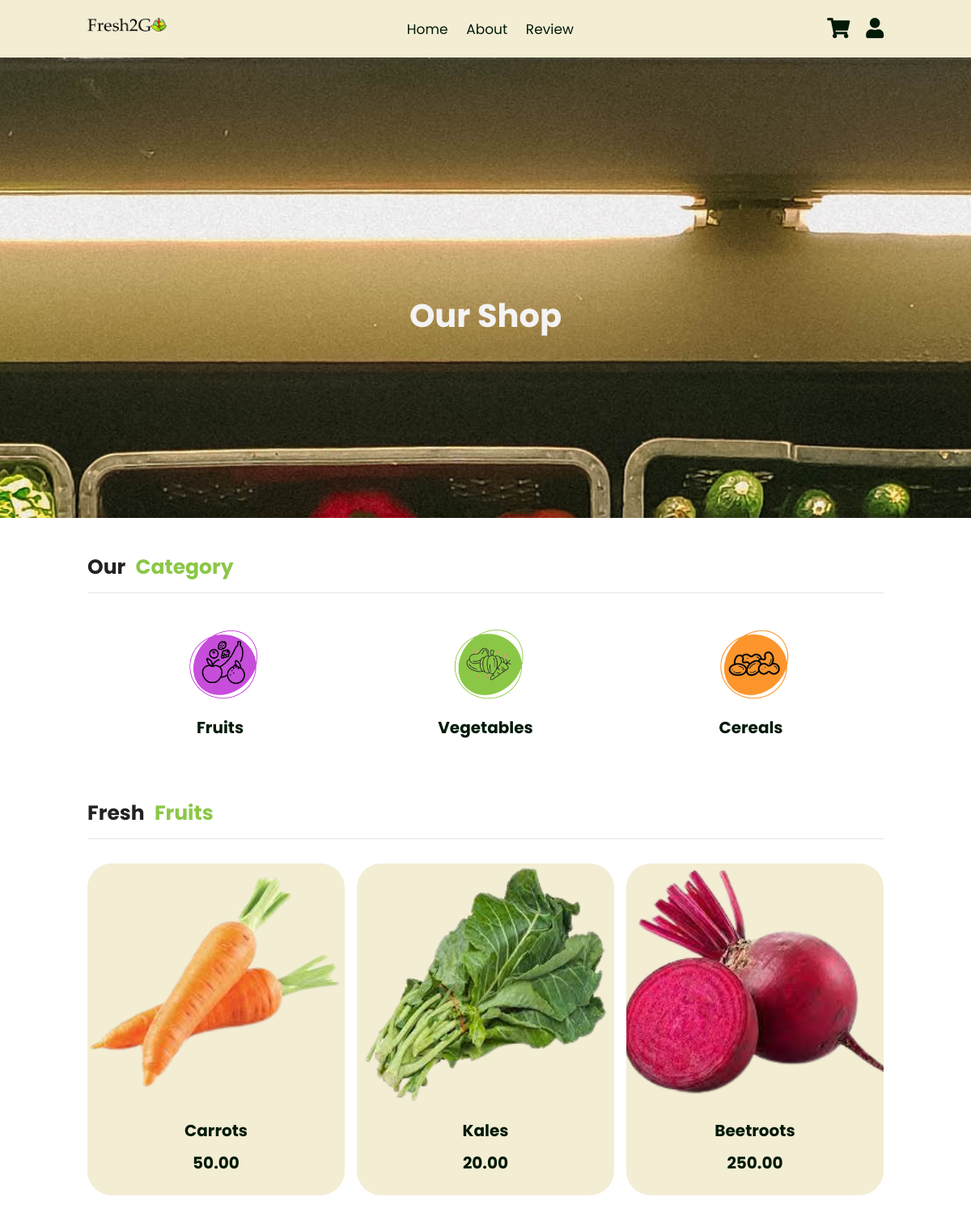
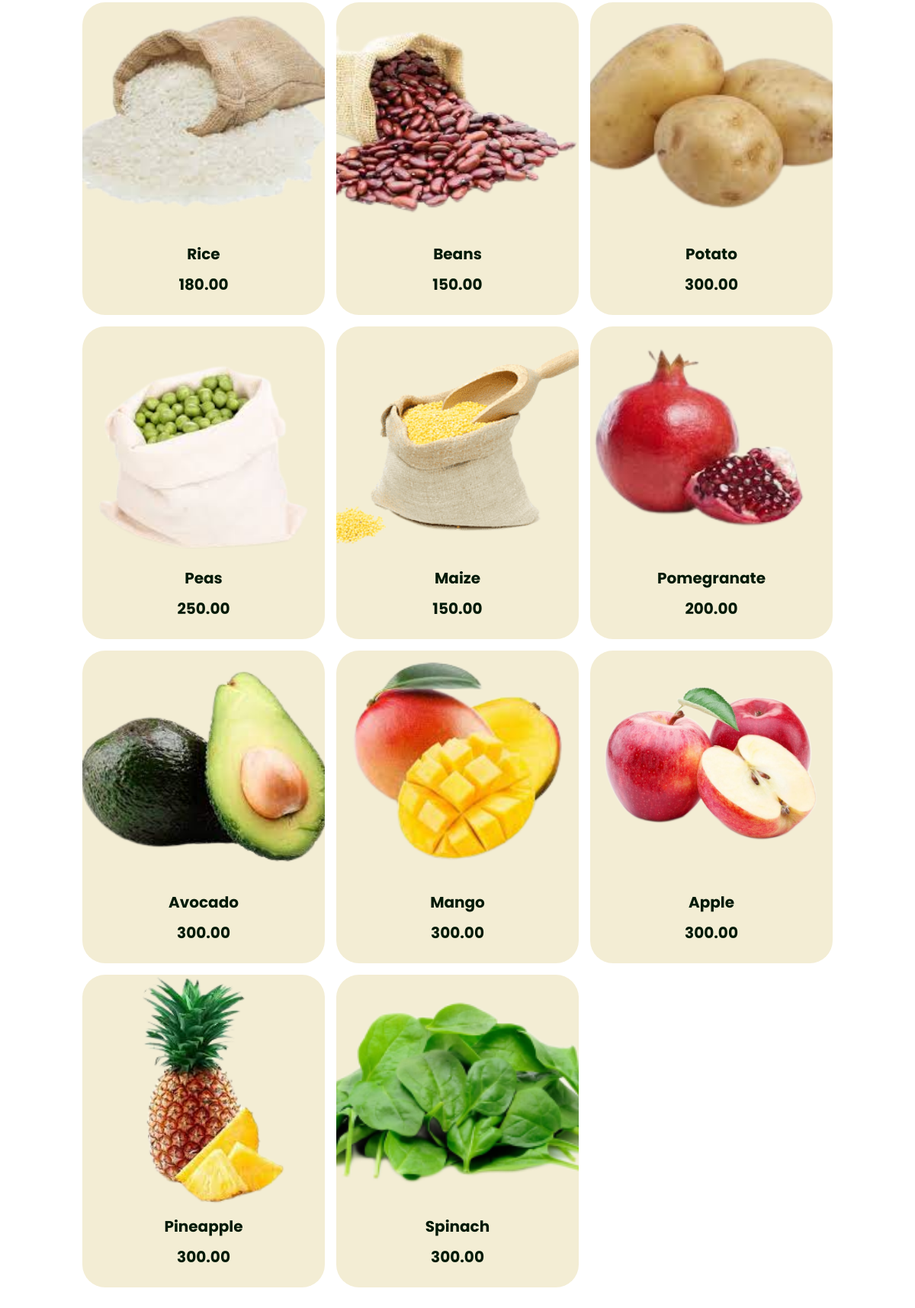
/inventory/products/list, run on the app's committed database (2 pictures, top to bottom).
### inventory/models.py (models this page shows, shortened)
class Product(models.Model):
    vendor = models.ForeignKey(Vendor, on_delete=models.CASCADE, related_name='products')
    name = models.CharField(max_length=32)
    description = models.TextField()
    price = models.DecimalField(max_digits=6, decimal_places=2)
    stock = models.PositiveIntegerField()
    image = models.ImageField(upload_to='product_images/',null=True)  # Added image field
    date_created = models.DateTimeField(auto_now_add=True)
    date_updated = models.DateTimeField(auto_now=True)

### inventory/views.py (the view)
# urls.py: path('products/list', product_list, name='products_list_view'),
def product_list(request):
    products=Product.objects.all()
    return render(request,'inventory/product_list.html',{'products':products})

### templates/inventory/product_list.html (shortened to what this page needs)
<!DOCTYPE html>
<html lang="en">
<head>
    {% load static %}
    <link rel="stylesheet" href="{% static 'css/style.css' %}">
    <link rel="stylesheet" href="https://cdnjs.cloudflare.com/ajax/libs/font-awesome/5.15.4/css/all.min.css">
</head>
<body>
    <header class="header">
        <img class="logo" src="/product_images/image/logo.png" alt="">
        <nav class="navbar">
            <a href="index.html">Home</a>
            <a href="https://kenyani-mama-mboga.netlify.app/about.html">About</a>
            <a href="review.html">Review</a>
        </nav>
        <div class="icons">
            <a href="#"id="menu-btn" class="fas fa-bars">
            <a href="{% url 'cart_list'%}"id="cart-btn" class="fas fa-shopping-cart"></a>
            <a href="login.html" id="-btn" class="fas fa-user"></a></a>
        </div>
    </header>
        <div class="heading">
            <h1>Our Shop</h1>
        </div>
    <section class="category">
        <h1 class="title"> Our <span>Category</span> <a href="#"></a> </h1>
        <div class="box-container">
            <a href="#fruits" class="box">
                <img src="/product_images/image/fruits.png" alt="">
                <h3>fruits</h3>
            </a>
            <a href="#vegetables" class="box">
                <img src="/product_images/image/veggies.png" alt="">
                <h3>vegetables</h3>
            </a>
            <a href="#cereals" class="box">
                <img src="/product_images/image/cereals.png" alt="">
                <h3>Cereals</h3>
            </a>
        </div>
    </section>
    <section class="products">
        <h1 class="title" id="vegetables"> fresh <span>fruits</span> </h1>
        <div class="box-container">
                {% for product in products %}
                <div class="box">
                    <div class="image">
                        <img src="{{ product.image.url }}" alt="">
                    </div>
                    <div class="content">
                        <a href="{% url 'products_detail_view' id=product.id %}">
                           <h3>{{ product.name }}</h3>
                           <div class="price"><h3>{{ product.price }}</h3></div>
                        </a>
                    </div>
                </div>
            {% endfor %}
        </div>
    </section>
</body>
</html>

### cart/static/css/style.css (style rules this page uses)
* { font-family: 'Poppins', sans-serif; margin: 0; padding: 0; -webkit-box-sizing: border-box; box-sizing: border-box; outline: none; border: none; text-decoration: none; text-transform: capitalize; -webkit-transition: .2s linear; transition: .2s linear; }
html { font-size: 62.5%; overflow-x: hidden; scroll-behavior: smooth; }
section { padding: 3rem 9%; }
.header .logo { width: 10%; }
.header { position: fixed; top: 0; left: 0; right: 0; z-index: 1000; background: #F3EDD4; -webkit-box-shadow: 0 0.5rem 1rem rgba(0, 0, 0, 0.1); box-shadow: 0 0.5rem 1rem rgba(0, 0, 0, 0.1); display: -webkit-box; display: -ms-flexbox; display: flex; -webkit-box-align: center; -ms-flex-align: center; align-items: center; -webkit-box-pack: justify; -ms-flex-pack: justify; justify-content: space-between; padding: 2rem 9%; }
.header .navbar a { font-size: 1.7rem; color: #021A08; margin: 0 1rem; }
.header .icons a { font-size: 2.5rem; margin-left: 1.7rem; cursor: pointer; color: #021A08; }
#menu-btn { display: none; }
.heading { background-image: linear-gradient(rgba(0, 0, 0, 0.4),rgba(0, 0, 0, 0.4)),url('../image/carousel1.jpg'); background-size: cover; background-position:center; background-attachment: fixed; height: 80vh; text-align: center; padding-top: 12rem; padding-bottom: 8rem; }
.heading h1 { padding-top: 30vh; color: #FBEEBC; font-size: 6rem; }
.title { display: -webkit-box; display: -ms-flexbox; -webkit-box-align: center; -ms-flex-align: center; align-items: center; font-size: 2.5rem; margin-bottom: 3rem; padding: 1.2rem 0; border-bottom: 0.1rem solid rgba(0, 0, 0, 0.1); color: #222; }
.title span { color: #8BC746; padding-left: .7rem; }
.category .box-container { display: grid; grid-template-columns: repeat(3,1fr) }
.category .box-container .box { text-align: center; }
.category .box-container .box img { width: 80%; }
.category .box-container .box h3 { font-size: 2rem; margin: 1rem 0; color: #021A08; }
@media (min-width: 1200px) { .category .box-container .box img { width: 50%; } }
@media (min-width: 1200px) { .category .box-container .box h3 { margin: 0; } }
.products .box-container { display: -ms-grid; display: grid; -ms-grid-columns: (minmax(25rem, 1fr))[auto-fit]; grid-template-columns: repeat(auto-fit, minmax(25rem, 1fr)); gap: 1.5rem; }
.products .box-container .box { position: relative; background: #F3EDD4; text-align: center; overflow: hidden; border-radius: 3rem; }
.products .box-container .box .image { height: 30rem; width: 100%; overflow: hidden; }
.products .box-container .box .image img { height: 100%; width: 100%; -o-object-fit: cover; object-fit: cover; }
.products .box-container .box .content { padding: 1.5rem; }
.products .box-container .box .content h3 { font-size: 2rem; color: #021A08; }
.products .box-container .box .content .price { font-size: 2rem; color: #666; padding: 1rem 0; }
span { cursor:pointer; }
.heading { background-image: url(/product_images/image/carousel1.jpg); background-size: cover; background-position: center; text-align: center; padding-top: 12rem; padding-bottom: 8rem; opacity: .8.9; }
.heading h1 { color: #f3f3f3; color:linear-gradient(rgba(0, 0, 0, 0.4),rgba(0, 0, 0, 0.4)); font-size: 4rem; }

### data on the page
Product: image (picture), name "Carrots", price "50.00"
Product: image (picture), name "Kales", price "20.00"
Product: image (picture), name "Beetroots", price "250.00"
Product: image (picture), name "Rice", price "180.00"
Product: image (picture), name "Beans", price "150.00"
Product: image (picture), name "Potato", price "300.00"
Product: image (picture), name "Peas", price "250.00"
Product: image (picture), name "Maize", price "150.00"
Product: image (picture), name "Pomegranate", price "200.00"
Product: image (picture), name "Avocado", price "300.00"
Product: image (picture), name "Mango", price "300.00"
Product: image (picture), name "Apple", price "300.00"
Product: image (picture), name "Pineapple", price "300.00"
Product: image (picture), name "Spinach", price "300.00"
